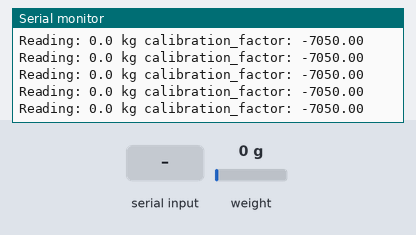
The sketch below on a simulated Arduino Uno, built with avr-gcc and run on an emulated ATmega328P. Parts: the last lines printed to the serial monitor. The inputs (shaded band) are chosen by the test bench; at power-on: weight on the scale 0 g.

Above: at 3.3 s.
3.4 s: weight on the scale set to 100 g
At 3.5 s:
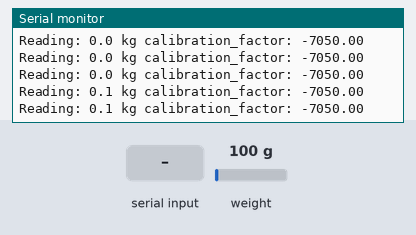
6.4 s: "+" received over Serial
At 6.53 s:
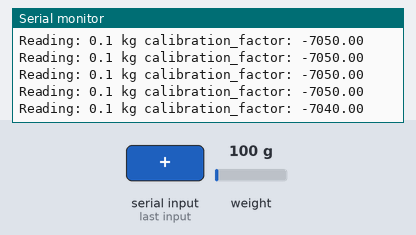
9.4 s: "a" received over Serial
At 9.47 s:
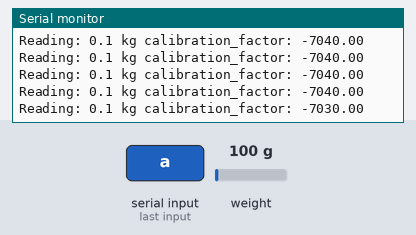
12.4 s: weight on the scale set to 1250 g
At 16.35 s:
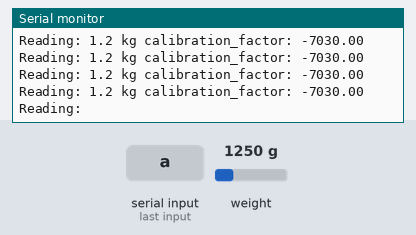
Timing chart, 0 to 16.4 s (numbered marks = the images above; inputs shaded):
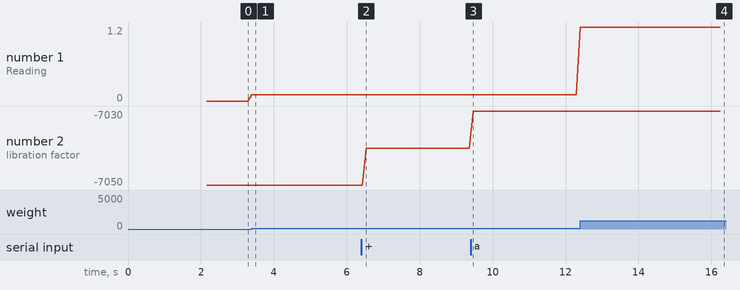

The sketch:

load_cell_calibra.ino
```cpp
// (licence header left out)
#include "HX711.h"

#define DOUT  2
#define CLK  3

HX711 scale(DOUT, CLK);

float calibration_factor = -7050; //-7050 worked for my 440lb max scale setup

void setup() {
  Serial.begin(9600);
  Serial.println("HX711 calibration sketch");
  Serial.println("Remove all weight from scale");
  Serial.println("After readings begin, place known weight on scale");
  Serial.println("Press + or a to increase calibration factor");
  Serial.println("Press - or z to decrease calibration factor");

  scale.set_scale();
  scale.tare(); //Reset the scale to 0

  long zero_factor = scale.read_average(); //Get a baseline reading
  Serial.print("Zero factor: "); //This can be used to remove the need to tare the scale. Useful in permanent scale projects.
  Serial.println(zero_factor);
}

void loop() {

  scale.set_scale(calibration_factor); //Adjust to this calibration factor

  Serial.print("Reading: ");
  Serial.print(scale.get_units(), 1);
  Serial.print(" kg"); //Change this to kg and re-adjust the calibration factor if you follow SI units like a sane person
  Serial.print(" calibration_factor: ");
  Serial.print(calibration_factor);
  Serial.println();

  if(Serial.available())
  {
    char temp = Serial.read();
    if(temp == '+' || temp == 'a')
      calibration_factor += 10;
    else if(temp == '-' || temp == 'z')
      calibration_factor -= 10;
  }
}
```

Measured:
- after the input at 3.4 s, the serial monitor: prints a new line after 0.09 s (image 1)
- after the input at 6.4 s, the serial monitor: prints a new line after 0.13 s (image 2)
- after the input at 9.4 s, the serial monitor: prints a new line after 0.06 s (image 3)
- after the input at 12.4 s, the serial monitor: prints a new line after 0.10 s (image 4)
- plotted number 1: 0.1 → 1.2 after the input at 9.4 s
- plotted number 2: -7050 → -7040 after the input at 6.4 s, -7040 → -7030 after the input at 9.4 s
